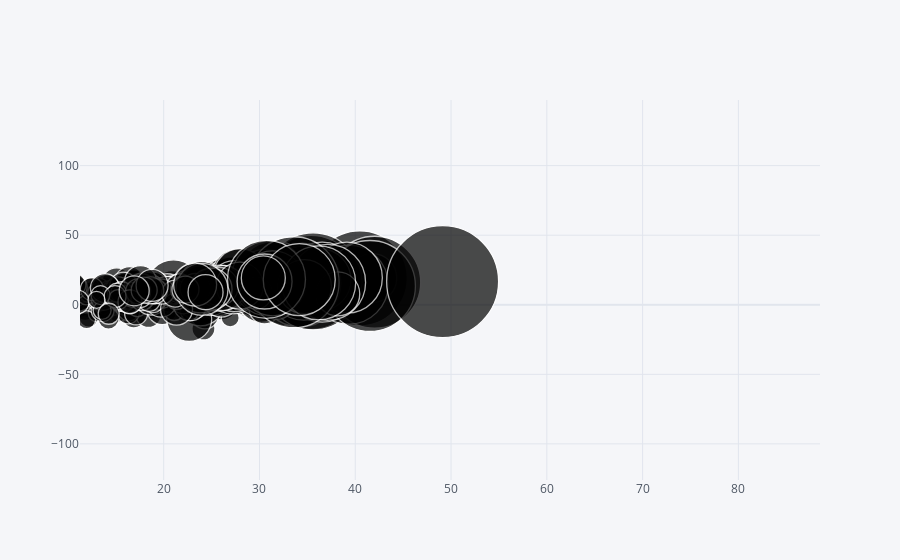

The cell this chart's notebook holds for it:
### Code cell
df.iplot(kind = 'bubble', x = 'price_earnings_ratio', y ='fund_return_10years',size ='price_book_ratio')

### Figure 1 — Plotly figure (JSON) as saved in the notebook; plotly's stock layout.template omitted (floating-point values rounded to 4 significant figures; data arrays with more than 128 entries replaced by an {"elided": "..."} marker saying what was removed)
{"data": [{"marker": {"color": ["rgb(255, 153, 51)", "rgb(55, 128, 191)", "rgb(50, 171, 96)", "rgb(128, 0, 128)", "rgb(219, 64, 82)", "rgb(0, 128, 128)", "rgb(255, 255, 51)", "rgb(128, 128, 0)", "rgb(251, 128, 114)", "rgb(128, 177, 211)"], "line": {"width": 1.3}, "size": {"elided": "511 int values"}, "symbol": "circle"}, "mode": "markers", "text": "", "type": "scatter", "x": {"elided": "511 float values"}, "y": {"elided": "511 float values"}}], "layout": {"autosize": true, "dragmode": "pan", "legend": {"bgcolor": "#F5F6F9", "font": {"color": "#4D5663"}}, "paper_bgcolor": "#F5F6F9", "plot_bgcolor": "#F5F6F9", "title": {"font": {"color": "#4D5663"}}, "xaxis": {"autorange": false, "gridcolor": "#E1E5ED", "range": [11.26, 88.52], "showgrid": true, "tickfont": {"color": "#4D5663"}, "title": {"font": {"color": "#4D5663"}, "text": ""}, "type": "linear", "zerolinecolor": "#E1E5ED"}, "yaxis": {"autorange": false, "gridcolor": "#E1E5ED", "range": [-126.0, 147.2], "showgrid": true, "tickfont": {"color": "#4D5663"}, "title": {"font": {"color": "#4D5663"}, "text": ""}, "type": "linear", "zerolinecolor": "#E1E5ED"}}}
